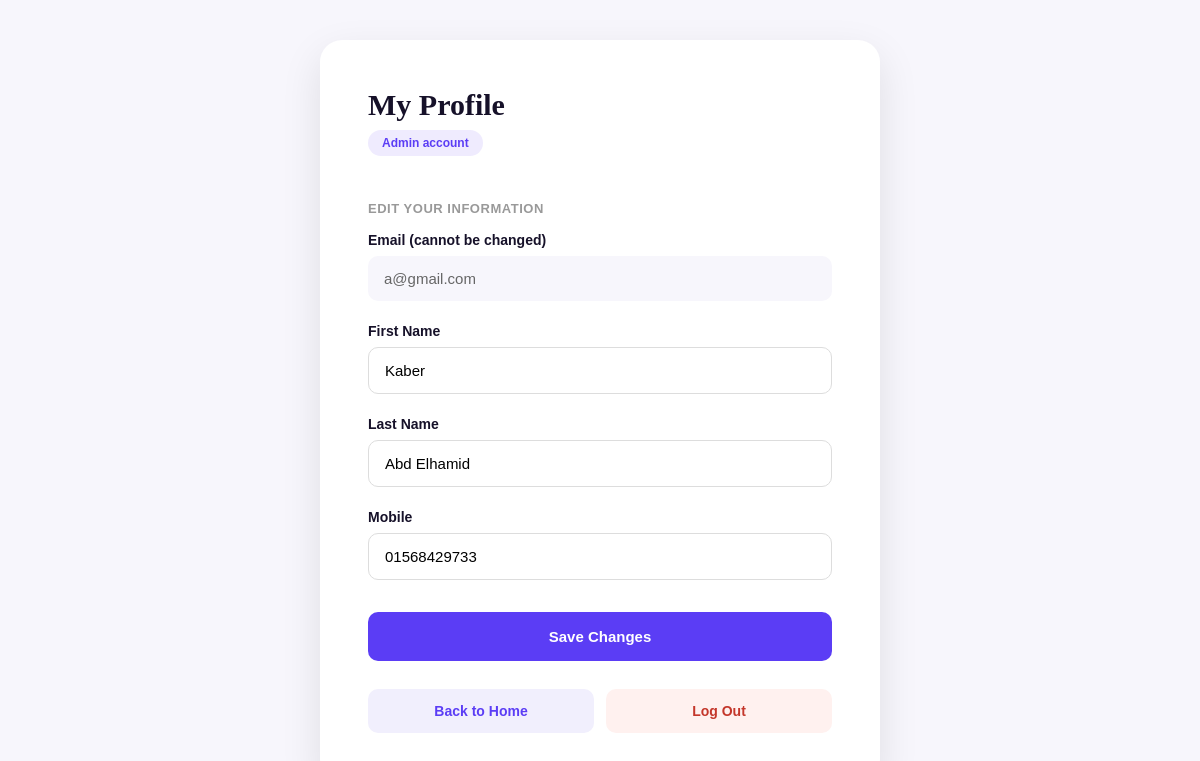
The page /accounts/profile/ (signed in) on the database its author committed.
### accounts/models.py (models this page shows, shortened)
class User(AbstractUser):
    username = None
    email = models.EmailField(unique=True)
    mobile = models.CharField(max_length=11)
    USERNAME_FIELD = "email"
    REQUIRED_FIELDS = []
    objects = UserManager()

### accounts/views.py (the view)
@login_required
def profile(request):
    if request.method == "POST":
        form = ProfileEditForm(request.POST, instance=request.user)
        if form.is_valid():
            form.save()
            messages.success(request, "Your profile has been updated.")
            return redirect("accounts:profile")
    else:
        form = ProfileEditForm(instance=request.user)
    return render(request, "accounts/profile.html", {"form": form})

### accounts/forms.py (shortened to what this page needs)
class ProfileEditForm(forms.ModelForm):
    class Meta:
        model = User
        fields = [
            "first_name",
            "last_name",
            "mobile"
        ]
        widgets = {
            "first_name": forms.TextInput(
                attrs={
                    "placeholder": "First name"
                }
            ),
            "last_name": forms.TextInput(
                attrs={
                    "placeholder": "Last name"
                }
            ),
            "mobile": forms.TextInput(
                attrs={
                    "placeholder": "01XXXXXXXXX"
                }
            ),
        }

### templates/accounts/profile.html (shortened to what this page needs)
<!DOCTYPE html>
<html lang="en">
<head>
</head>
<body>
<div class="profile">
    <h1>My Profile</h1>
    {% if user.is_staff %}
        <span class="role-badge">Admin account</span>
    {% else %}
        <span class="role-badge">Customer account</span>
    {% endif %}
    <p class="section-label">Edit your information</p>
    <form method="POST">
        <div class="group">
            <label>Email (cannot be changed)</label>
            <div class="email-readonly">{{ user.email }}</div>
        </div>
        <div class="group">
            <label for="{{ form.first_name.id_for_label }}">First Name</label>
            {{ form.first_name }}
        </div>
        <div class="group">
            <label for="{{ form.last_name.id_for_label }}">Last Name</label>
            {{ form.last_name }}
        </div>
        <div class="group">
            <label for="{{ form.mobile.id_for_label }}">Mobile</label>
            {{ form.mobile }}
        </div>
        <button type="submit">Save Changes</button>
    </form>
    <div class="actions">
        <a class="home-link" href="{% url 'catalog:home' %}">Back to Home</a>
        <a class="logout-link" href="{% url 'accounts:logout' %}">Log Out</a>
    </div>
</div>
</body>
</html>

### templates/accounts/profile.html (style rules this page uses)
* { box-sizing: border-box; }
body { margin: 0; min-height: 100vh; font-family: Arial, sans-serif; background: #f7f6fc; display: flex; justify-content: center; align-items: center; padding: 40px 20px; }
.profile { background: white; width: 560px; max-width: 100%; padding: 48px; border-radius: 22px; box-shadow: 0 15px 40px rgba(0,0,0,0.1); }
h1 { font-family: Georgia, serif; color: #161129; margin: 0 0 8px; font-size: 30px; }
.role-badge { display: inline-block; font-size: 12px; font-weight: bold; padding: 6px 14px; border-radius: 999px; background: #EFEBFE; color: #5B3DF5; margin-bottom: 32px; }
.section-label { font-size: 13px; font-weight: bold; text-transform: uppercase; letter-spacing: .04em; color: #999; margin-bottom: 16px; }
.group { margin-bottom: 22px; }
label { display: block; margin-bottom: 8px; font-weight: bold; color: #161129; font-size: 14px; }
.form-input, input[type="text"] { width: 100%; padding: 14px 16px; border: 1px solid #ddd; border-radius: 10px; outline: none; font-size: 15px; transition: border-color .2s ease, box-shadow .2s ease; }
.email-readonly { color: #666; padding: 14px 16px; background: #f7f6fc; border-radius: 10px; font-size: 15px; }
button { width: 100%; padding: 16px; border: none; border-radius: 10px; background: #5B3DF5; color: white; font-weight: bold; font-size: 15px; cursor: pointer; margin-top: 10px; transition: background .2s ease; }
.actions { display: flex; gap: 12px; margin-top: 28px; }
.actions a { flex: 1; text-align: center; padding: 14px; border-radius: 10px; text-decoration: none; font-weight: bold; font-size: 14px; }
.home-link { background: #F1EFFD; color: #5B3DF5; }
.logout-link { background: #FFF1EF; color: #C4372B; }

### rows shown on the page
User: email "a@gmail.com", first_name "Kaber", last_name "Abd Elhamid", mobile "01568429733"
